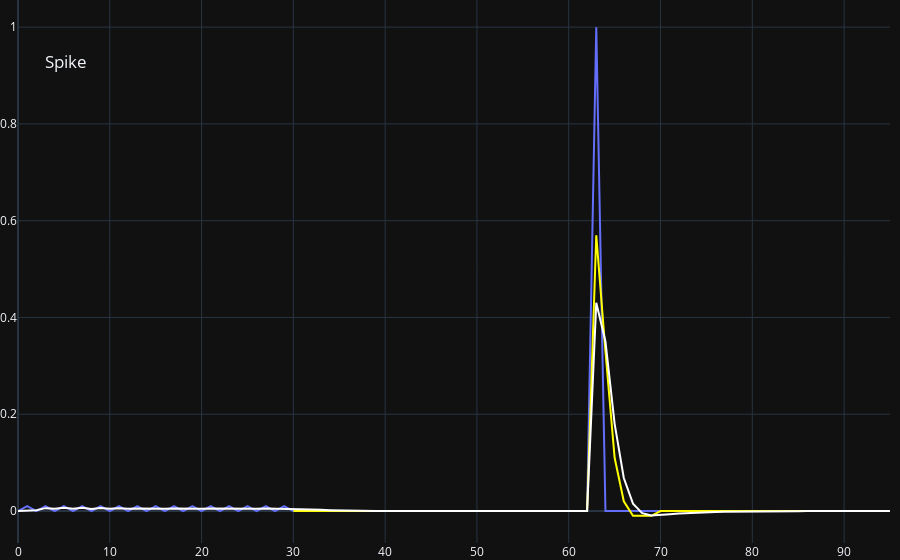
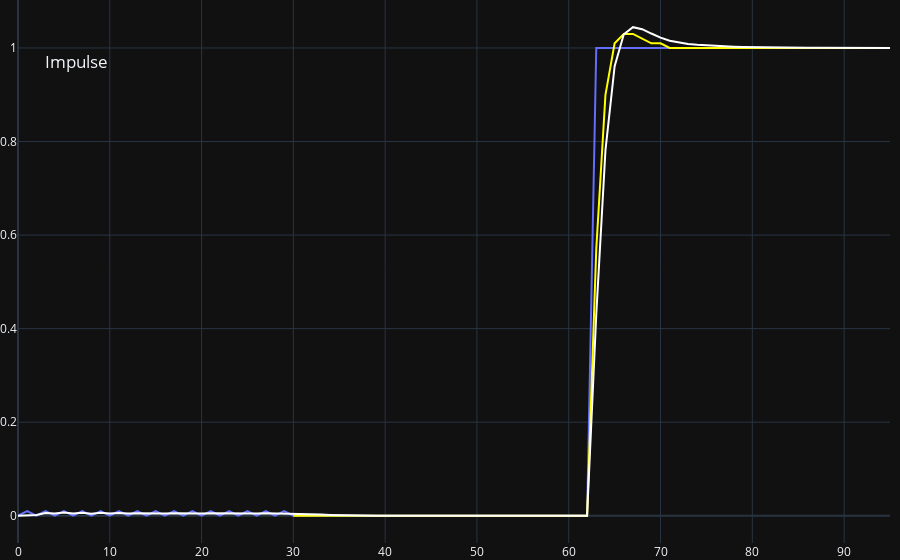
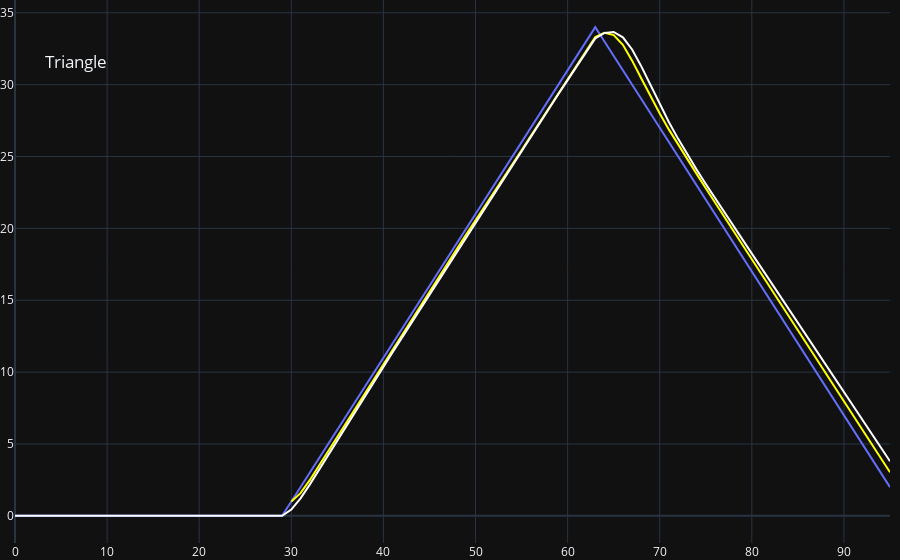
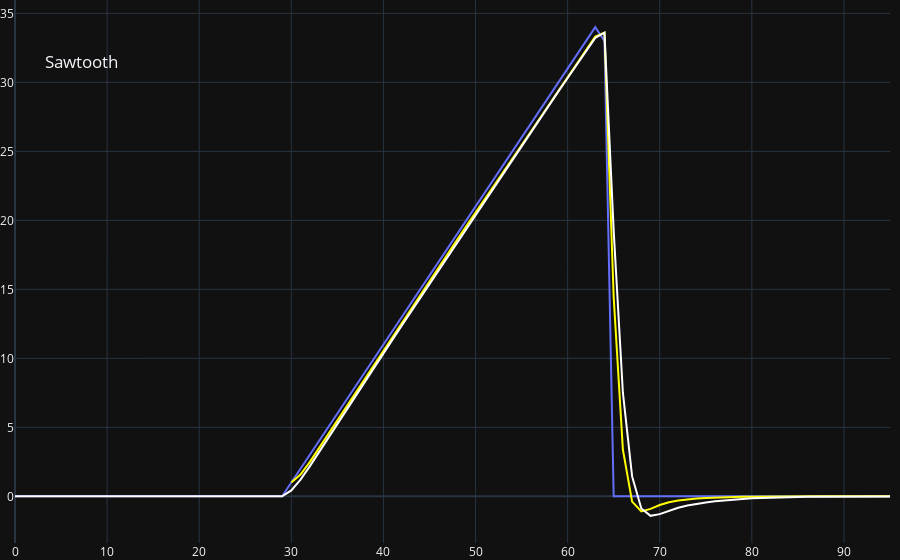

Notebook cell for these charts, in order:
### Code cell
import pandas as pd
import numpy as np
import plotly.graph_objects as go

dfin = pd.read_csv (r"JMA-test.csv")
df=pd.DataFrame()

diff=0
tests=['Spike', 'Impulse', 'Triangle', 'Sawtooth', 'Sine', 'Chirp', 'White', 'Gauss', 'B', 'HF', 'Impulse+HF', 'Sawtooth+HF', 'Sine+G', 'Chirp+G', 'Market', 'Complex']
for test in tests:
    df['input']=dfin[test]
    df['control']=dfin[test+'-JMA']
    df['jma']=jma(df['input'], length=10, phase=0)

    fig = go.Figure(data=go.Scatter(y=df['input'], name='input'))
    fig.add_scatter(y=df['control'], name='control', marker_color='yellow')
    fig.add_scatter(y=df['jma'], name='jma', marker_color='white')
    fig.update_layout(xaxis_rangeslider_visible=False, margin=dict(l=0, r=10, t=0, b=0), showlegend=False, title={'text':test, 'y':0.9})
    fig.layout.template = 'plotly_dark'
    fig.show()
